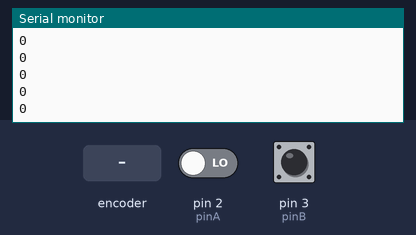
A sketch run on a simulated Arduino Uno, built with avr-gcc and run on an emulated ATmega328P. On the bench: the last lines printed to the serial monitor. The test bench sets the inputs (shaded band); at power-on: pin 2 (pinA) LOW, pin 3 (pinB) HIGH.

Above: at 1.2 s.
1.3 s: rotary encoder on pin 2 (pinA) / pin 3 (pinB) turned 1 step (first pin leading)
At 2.0 s:
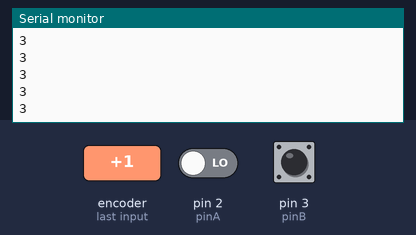
3.0 s: rotary encoder on pin 2 (pinA) / pin 3 (pinB) turned 1 step (first pin leading)
At 3.6 s:
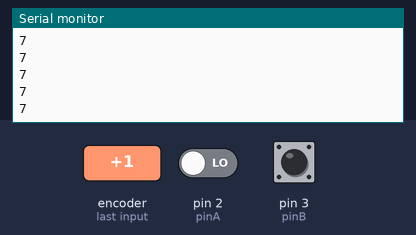
Timing chart, 0 to 6.0 s (numbered marks = the images above; inputs shaded):
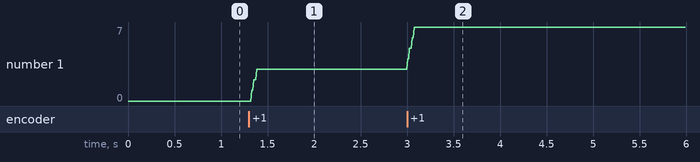

Measured:
- after the input at 1.3 s, the serial monitor: prints a new line at once (image 1)
- after the input at 3.0 s, the serial monitor: prints a new line at once (image 2)
- plotted number 1: 0 → 3 after the input at 1.3 s, 3 → 7 after the input at 3.0 s

The sketch:

ENCODER_2_Channel.ino
```cpp
// 설정값
const int pinA = 2; // GPIO 2
const int pinB = 3; // GPIO 3

// 엔코더 값
int encoder_count = 0;

void GetEncoderCountA()
{
  bool pinA_state = digitalRead(pinA);
  bool pinB_state = digitalRead(pinB);

  // 회전 방향 판단 및 엔코더 값 증가
  if (pinA_state == HIGH && pinB_state == LOW) encoder_count++;
  else if (pinA_state == LOW && pinB_state == HIGH) encoder_count++;
  else if (pinA_state == HIGH && pinB_state == HIGH) encoder_count--;
  else if (pinA_state == LOW && pinB_state == LOW) encoder_count--;
}

void GetEncoderCountB()
{
  bool pinA_state = digitalRead(pinA);
  bool pinB_state = digitalRead(pinB);

  // 회전 방향 판단 및 엔코더 값 증가
  if (pinA_state == HIGH && pinB_state == HIGH) encoder_count++;
  else if (pinA_state == LOW && pinB_state == LOW) encoder_count++;
  else if (pinA_state == LOW && pinB_state == HIGH) encoder_count--;
  else if (pinA_state == HIGH && pinB_state == LOW) encoder_count--;
 }

void setup()
{
  // 핀 설정
  pinMode(pinA, INPUT);
  pinMode(pinB, INPUT);

  // 인터럽트 설정
  // 0번 인터럽트 사용(GPIO 2)
  // pinA의 값이 변할 경우 GetEncoderCountA() 호출
  attachInterrupt(0, GetEncoderCountA, CHANGE);

  // 인터럽트 설정
  // 1번 인터럽트 사용(GPIO 3)
  // pinB의 값이 변할 경우 GetEncoderCountB() 호출
  attachInterrupt(1, GetEncoderCountB, CHANGE);

  // 시리얼 통신 초기화
  Serial.begin(115200);
}

void loop()
{
  // 엔코더 카운트 출력
  Serial.println(encoder_count);

  // 10ms 딜레이
  delay(10);
}
```
